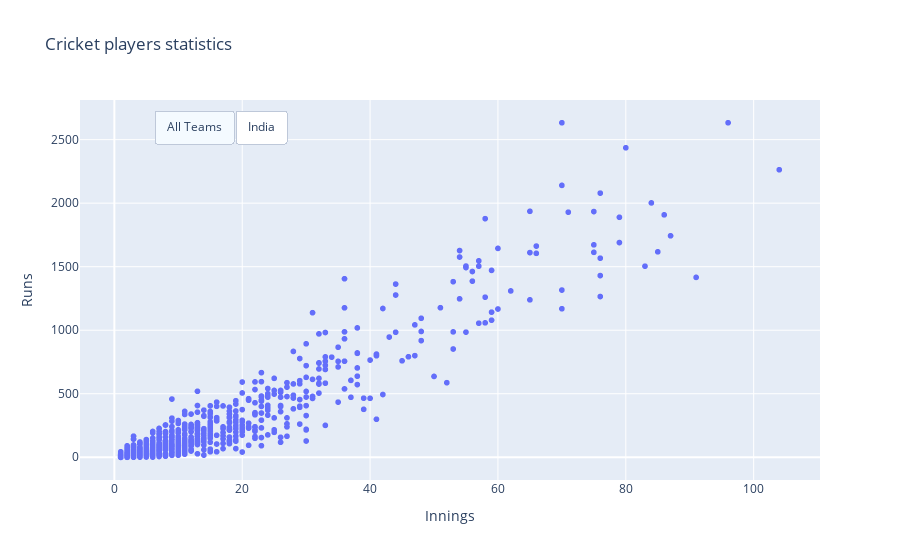

Notebook source saved alongside this figure:
### Code cell
fig5 = px.scatter(cricket,\
                 x='Innings',\
                 y='Runs',\
                 height=500,\
                 title="Cricket players statistics",
                 hover_name="Player",
                 hover_data=["Country"])

df_india= cricket[cricket['Country']=='INDIA']

button5 = {'method': 'update',
          'label':  'All Teams'  ,
          'args': [
              {  'x':[cricket['Innings']]   },
              {  'y':[cricket['Runs']] }]
          } 

button6 = {'method': 'update',
          'label':'India'    ,
          'args': [
              {  'x':[df_india['Innings']]  },
              {  'y':[df_india['Runs']]  }]
          } 

fig5.update_layout(
    updatemenus=[{
        'type': 'buttons',
        'direction': "left",
        'pad': {"r": 10, "t": 10},
        'showactive': True,
        'x': 0.1,
        'xanchor': "left",
        'y': 1,
        'yanchor': "top",
        'buttons': [button5, button6]
    }]
)

fig5.show()

### Figure 1 — Plotly figure (JSON) as saved in the notebook; plotly's stock layout.template omitted (floating-point values rounded to 4 significant figures; data arrays with more than 128 entries replaced by an {"elided": "..."} marker saying what was removed)
{"data": [{"customdata": {"elided": "1110x1 str values"}, "hovertemplate": "<b>%{hovertext}</b><br><br>Innings=%{x}<br>Runs=%{y}<br>Country=%{customdata[0]}<extra></extra>", "hovertext": {"elided": "1110 str values"}, "legendgroup": "", "marker": {"color": "#636efa", "symbol": "circle"}, "mode": "markers", "name": "", "showlegend": false, "type": "scattergl", "x": {"elided": "1110 int values"}, "xaxis": "x", "y": {"elided": "1110 int values"}, "yaxis": "y"}], "layout": {"autosize": true, "legend": {"tracegroupgap": 0}, "title": {"text": "Cricket players statistics"}, "updatemenus": [{"buttons": [{"args": [{"x": {"elided": "1x1110 int values"}}, {"y": {"elided": "1x1110 int values"}}], "label": "All Teams", "method": "update"}, {"args": [{"x": [[96, 85, 66, 70, 51, 57, 11, 22, 9, 6, 25, 36, 3, 31, 27, 26, 13, 5, 24, 14, 18, 20, 18, 2, 9, 5, 4, 13, 3, 1, 12, 7, 3, 3, 1, 2, 2, 4, 2, 6, 9, 1, 2, 1, 1, 4, 5, 1, 1, 2, 3, 2, 1, 1, 2, 2, 1, 1, 1, 1, 1, 1, 1, 1, 1]]}, {"y": [[2633, 1617, 1605, 2633, 1177, 1504, 123, 163, 23, 8, 310, 932, 4, 1138, 587, 399, 108, 28, 409, 172, 236, 375, 394, 20, 121, 26, 13, 226, 8, 1, 249, 68, 20, 7, 0, 3, 1, 101, 22, 122, 169, 2, 3, 2, 0, 64, 42, 10, 0, 15, 87, 35, 15, 0, 36, 12, 1, 1, 43, 38, 31, 19, 10, 5, 1]]}], "label": "India", "method": "update"}], "direction": "left", "pad": {"r": 10, "t": 10}, "showactive": true, "type": "buttons", "x": 0.1, "xanchor": "left", "y": 1, "yanchor": "top"}], "xaxis": {"anchor": "y", "autorange": true, "domain": [0, 1], "range": [-5.234, 110.2], "title": {"text": "Innings"}, "type": "linear"}, "yaxis": {"anchor": "x", "autorange": true, "domain": [0, 1], "range": [-185.4, 2818.0], "title": {"text": "Runs"}, "type": "linear"}}}
